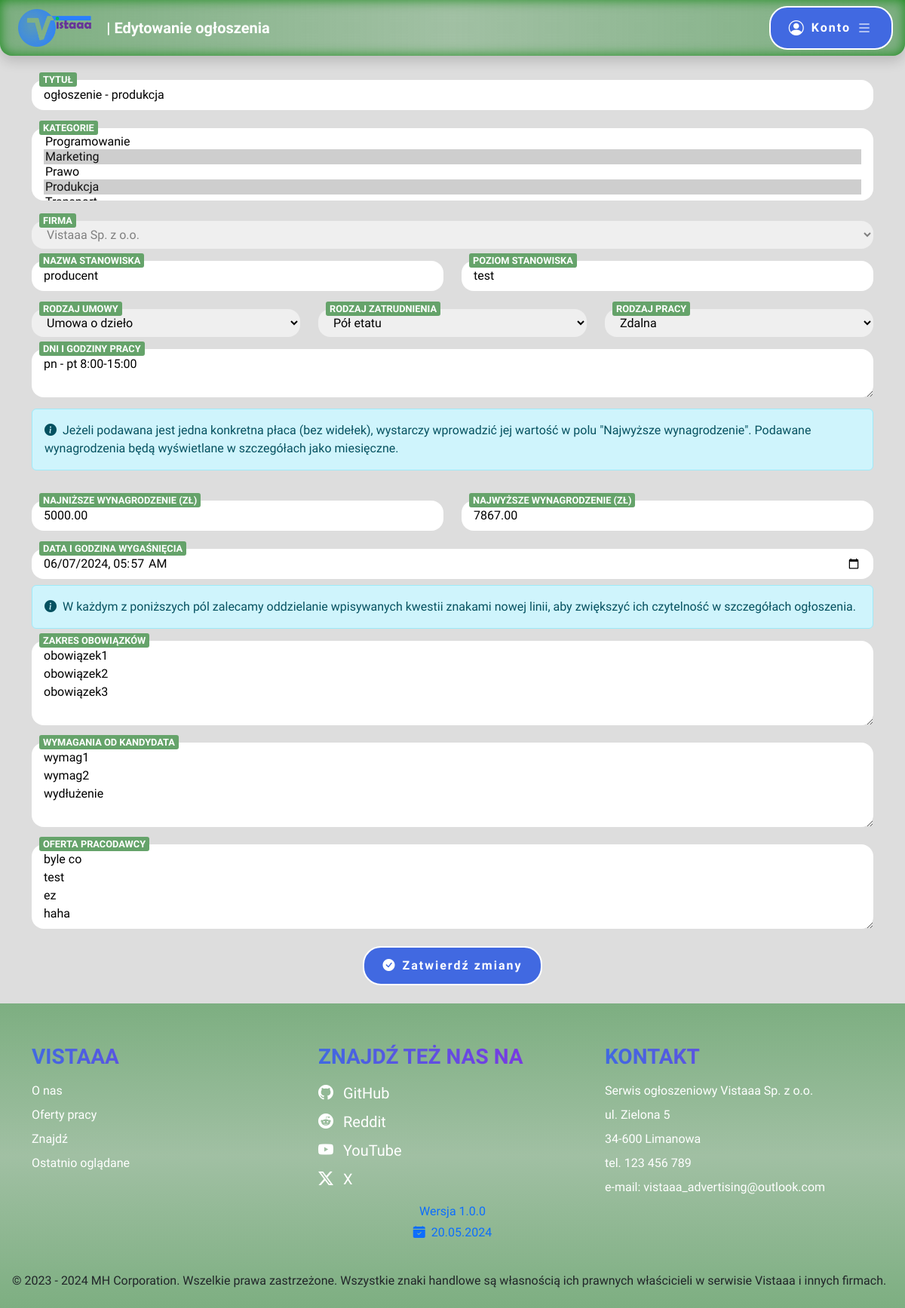
/offerform.php?id=6 (signed in), run on the app's committed database.
### tables this page shows
CREATE TABLE `advertisement` (
  `advertisement_id` int(10) UNSIGNED NOT NULL,
  `title` varchar(100) NOT NULL,
  `company_id` int(10) UNSIGNED NOT NULL,
  `position_name` varchar(50) NOT NULL,
  `position_level` varchar(50) NOT NULL,
  `contract_type` enum('Umowa o pracę','Umowa zlecenie','Umowa o dzieło') NOT NULL,
  `employment_type` enum('Pełny etat','Pół etatu','1/4 etatu','3/4 etatu','Staż','Praktyki','Wolontariat') NOT NULL,
  `work_type` enum('Zdalna','Stacjonarna','Hybrydowa') NOT NULL,
  `salary_lowest` decimal(8,2) DEFAULT NULL,
  `salary_highest` decimal(8,2) NOT NULL,
  `work_days` varchar(50) NOT NULL,
  `date_added` datetime NOT NULL,
  `date_expiration` datetime NOT NULL,
  `responsibilities` text NOT NULL,
  `requirements` text NOT NULL,
  `offer` text NOT NULL
);

### offerform.php (the view, shortened to what this page needs)
<?php
	require "connect.php";
	$connect = new mysqli($host, $db_user, $db_password, $db_name);
	if(isset($_GET["id"]) && array_key_exists("company_id", $_SESSION["logged"]))
	{
		$id = $_GET["id"];
		$result = $connect->execute_query('SELECT * FROM advertisement WHERE advertisement_id = ?', [$id]);
		if($result->num_rows == 1)
		{
			$editRow = $result->fetch_assoc();
		}
	}
	$contract_types = array("Umowa o pracę", "Umowa zlecenie", "Umowa o dzieło");
	$employment_types = array("Pełny etat", "Pół etatu", "1/4 etatu", "3/4 etatu", "Praktyki", "Staż", "Wolontariat");
	$work_types = array("Stacjonarna", "Zdalna", "Hybrydowa");
?>
<!DOCTYPE html>
<html lang="pl">
<head>
    <link href="https://cdn.jsdelivr.net/npm/bootstrap@5.3.3/dist/css/bootstrap.min.css" rel="stylesheet">
    <link rel="stylesheet" href="https://cdn.jsdelivr.net/npm/bootstrap-icons@1.11.3/font/bootstrap-icons.min.css">
    <link rel="stylesheet" href="style.css">
</head>
<body>
<?php
		include "header.php";
	?>
	<main>
		<article class="container-md">
			<?php
				$editError = false;
				$isEditModeEnabled = false;
				$connect = new mysqli($host, $db_user, $db_password, $db_name);
				$connect->set_charset('utf8mb4');
				if(isset($_GET["id"]))
				{
					$id = $_GET["id"];
					$result = $connect->execute_query('SELECT * FROM advertisement WHERE advertisement_id = ?', [$id]);
					if($result->num_rows != 1)
						$editError = true;
					else
					{
						$isEditModeEnabled = true;
						$categories = array();
						$editRow = $result->fetch_assoc();
						$result = $connect->execute_query('SELECT * FROM advertisement_category WHERE advertisement_id = ?', [$id]);
						while($offerCategory = $result->fetch_assoc())
							array_push($categories, $offerCategory["category_id"]);
					}
				}
				if(!$editError)
				{
					echo "<form action='offerform.php' id='offerForm'";
					if($isEditModeEnabled)
						echo "?id=".$_GET["id"];
					echo "' method='POST'>";
					echo "<div class='position-relative formInput mt-3'>";
                    echo "<input type='text' id='title' name='title' minlength='3' maxlength='100' placeholder='Tytuł' required class='rounded-4 border-0 w-100 py-2 px-3'";
					if($isEditModeEnabled)
						echo " value='".htmlspecialchars($editRow["title"])."'";
                    echo "><label for='title' class='position-absolute'>Tytuł</label>";
                    echo "</div>";
					echo "<div class='position-relative formInput mt-4'>";
					echo "<select id='category' multiple required name='category[]' class='rounded-4 border-0 w-100 py-2 px-3'>";
					$result = $connect->execute_query('SELECT category_id, name FROM category');
					while($row = $result->fetch_assoc())
					{
						echo "<option value='".$row["category_id"]."'";
						if($isEditModeEnabled && in_array($row["category_id"], $categories))
							echo " selected";
						echo ">".$row["name"]."</option>";
					}
                    echo "</select><label for='category' class='position-absolute'>Kategorie</label></div>";
					echo "<div class='position-relative formInput mt-4'>";
					echo "<select id='company' name='company' class='rounded-4 border-0 w-100 py-2 px-3'";
					if(array_key_exists("company_id", $_SESSION["logged"]))
						echo " disabled><option selected value='".$_SESSION["logged"]["company_id"]."'>".$_SESSION["logged"]["name"]."</option>";
                    echo "</select><label for='company' class='position-absolute'>Firma</label></div>";
					echo "<section class='row'>";
					echo "<div class='col-12 col-md-6'><div class='position-relative formInput mt-3'>";
					echo "<input type='text' id='name' name='name' minlength='3' maxlength='50' placeholder='Nazwa stanowiska' required class='rounded-4 border-0 w-100 py-2 px-3'";
					if($isEditModeEnabled)
						echo " value='".htmlspecialchars($editRow["position_name"])."'";
                    echo "><label for='name' class='position-absolute'>Nazwa stanowiska</label>";
                    echo "</div>";
					echo "</div>";
					echo "<div class='col-12 col-md-6'><div class='position-relative formInput mt-3'>";
					echo "<input type='text' id='level' name='level' minlength='3' maxlength='50' placeholder='Poziom stanowiska' required class='rounded-4 border-0 w-100 py-2 px-3'";
					if($isEditModeEnabled)
						echo " value='".htmlspecialchars($editRow["position_level"])."'";
                    echo "><label for='level' class='position-absolute'>Poziom stanowiska</label>";
                    echo "</div>";
					echo "</div>";
					echo "</section>";
					echo "<section class='row'>";
					echo "<div class='col-12 col-sm-6 col-md-4'><div class='position-relative formInput mt-4'>";
					echo "<select required id='contract' name='contract' class='rounded-4 border-0 w-100 py-2 px-3'><option value='' disabled selected hidden>Wybierz...</option>";
					for($i = 0; $i < count($contract_types); $i++)
					{
						echo "<option value='".$i."'";
						if($isEditModeEnabled && $editRow["contract_type"] == $contract_types[$i])
							echo " selected";
						echo ">".$contract_types[$i]."</option>";
					}
                    echo "</select><label for='contract' class='position-absolute'>Rodzaj umowy</label>";
                    echo "</div>";
					echo "</div>";
					echo "<div class='col-12 col-sm-6 col-md-4'><div class='position-relative formInput mt-4'>";
					echo "<select required id='employment' name='employment' class='rounded-4 border-0 w-100 py-2 px-3'><option value='' disabled selected hidden>Wybierz...</option>";
					for($i = 0; $i < count($employment_types); $i++)
					{
						echo "<option value='".$i."'";
						if($isEditModeEnabled && $editRow["employment_type"] == $employment_types[$i])
							echo " selected";
						echo ">".$employment_types[$i]."</option>";
					}
                    echo "</select><label for='employment' class='position-absolute'>Rodzaj zatrudnienia</label>";
                    echo "</div>";
					echo "</div>";
					echo "<div class='col-12 col-sm-6 col-md-4'><div class='position-relative formInput mt-4'>";
					echo "<select required id='work' name='work' class='rounded-4 border-0 w-100 py-2 px-3'><option value='' disabled selected hidden>Wybierz...</option>";
					for($i = 0; $i < count($work_types); $i++)
					{
						echo "<option value='".$i."'";
						if($isEditModeEnabled && $editRow["work_type"] == $work_types[$i])
							echo " selected";
						echo ">".$work_types[$i]."</option>";
					}
                    echo "</select><label for='work' class='position-absolute'>Rodzaj pracy</label>";
                    echo "</div>";
					echo "</div>";
					echo "</section>";
					echo "<div class='position-relative formInput mt-3'>";
                    echo "<textarea minlength='4' maxlength='50' rows='2' id='days' name='days' placeholder='Dni i godziny pracy' required class='rounded-4 border-0 w-100 py-2 px-3'>";
					if($isEditModeEnabled)
						echo htmlspecialchars($editRow["work_days"]);
                    echo "</textarea><label for='days' class='position-absolute'>Dni i godziny pracy</label>";
                    echo "</div>";
					echo "<div class='alert alert-info information mt-2'><i class='bi bi-info-circle-fill me-2'></i>Jeżeli podawana jest jedna konkretna płaca (bez widełek), wystarczy wprowadzić jej wartość w polu \"Najwyższe wynagrodzenie\". Podawane wynagrodzenia będą wyświetlane w szczegółach jako miesięczne.</div>";
					echo "<section class='row'>";
					echo "<div class='col-12 col-md-6'><div class='position-relative formInput mt-4'>";
					echo "<input type='number' id='salary_lowest' name='salary_lowest' min='0' max='999999.99' step='0.01' class='rounded-4 border-0 w-100 py-2 px-3'";
					if($isEditModeEnabled)
						echo " value='".$editRow["salary_lowest"]."'";
                    echo "><label for='salary_lowest' class='position-absolute'>Najniższe wynagrodzenie (zł)</label>";
                    echo "</div>";
					echo "</div>";
					echo "<div class='col-12 col-md-6'><div class='position-relative formInput mt-4'>";
					echo "<input type='number' id='salary_highest' name='salary_highest' min='0' max='999999.99' step='0.01' required class='rounded-4 border-0 w-100 py-2 px-3'";
					if($isEditModeEnabled)
						echo " value='".$editRow["salary_highest"]."'";
                    echo "><label for='salary_highest' class='position-absolute'>Najwyższe wynagrodzenie (zł)</label>";
                    echo "</div></div>";
					echo "</section>";
					echo "<div class='position-relative formInput mt-4'>";
                    echo "<input type='datetime-local' id='date' name='date' min='".date("Y-m-d\TH:i")."' required class='rounded-4 border-0 w-100 py-2 px-3'";
					if($isEditModeEnabled)
						echo " value='".$editRow["date_expiration"]."'";
                    echo "><label for='date' class='position-absolute'>Data i godzina wygaśnięcia</label>";
                    echo "</div>";
					echo "<div class='alert alert-info information mt-2'><i class='bi bi-info-circle-fill me-2'></i>W każdym z poniższych pól zalecamy oddzielanie wpisywanych kwestii znakami nowej linii, aby zwiększyć ich czytelność w szczegółach ogłoszenia.</div>";
					echo "<div class='position-relative formInput mt-3'>";
                    echo "<textarea minlength='20' maxlength='1000' rows='4' id='responsibilities' name='responsibilities' placeholder='Zakres obowiązków' required class='rounded-4 border-0 w-100 py-2 px-3'>";
					if($isEditModeEnabled)
						echo htmlspecialchars($editRow["responsibilities"]);
                    echo "</textarea><label for='responsibilities' class='position-absolute'>Zakres obowiązków</label>";
                    echo "</div>";
					echo "<div class='position-relative formInput mt-3'>";
                    echo "<textarea minlength='20' maxlength='1000' rows='4' id='requirements' name='requirements' placeholder='Wymagania od kandydata' required class='rounded-4 border-0 w-100 py-2 px-3'>";
					if($isEditModeEnabled)
						echo htmlspecialchars($editRow["requirements"]);
                    echo "</textarea><label for='requirements' class='position-absolute'>Wymagania od kandydata</label>";
                    echo "</div>";
					echo "<div class='position-relative formInput mt-3'>";
                    echo "<textarea minlength='20' maxlength='1000' rows='4' id='offer' name='offer' placeholder='Oferta pracodawcy' required class='rounded-4 border-0 w-100 py-2 px-3'>";
					if($isEditModeEnabled)
						echo htmlspecialchars($editRow["offer"]);
                    echo "</textarea><label for='offer' class='position-absolute'>Oferta pracodawcy</label>";
                    echo "</div>";
					echo "<button type='submit' class='commonButton d-block mx-auto mt-3'>";
						if($isEditModeEnabled)
							echo "<i class='bi bi-check-circle-fill me-2'></i>Zatwierdź zmiany";
						else
							echo "<i class='bi bi-plus-circle-fill me-2'></i>Dodaj ogłoszenie";
					echo "</button></form>";
				}
				else
					echo "<div class='alert alert-danger information'><strong>Wystąpił błąd: Nie znaleziono oferty o takim identyfikatorze.</strong></div>";
			?>
		</article>
	</main>
	<?php
		include "footer.php";
	?>
</body>
</html>

### style.css (style rules this page uses)
html, body { scrollbar-width: thin; scrollbar-color: var(--bs-primary) lightgray; font-family: Itim, cursive; }
.formInput > label { font-size: 0.8rem; top: -10px; left: 10px; padding-left: 5px; padding-right: 5px; z-index: 10; border-radius: 3px; background-color: white; transition: all 150ms ease-in-out; color: white; text-transform: uppercase; font-weight: bold; background-color: rgb(101 163 106); font-family: 'Signika Negative', sans-serif; }
.formInput > :is(input, textarea):placeholder-shown:not(:focus) ~ label { font-size: 1.2rem; top: 50%; transform: translateY(-50%); left: .35rem; pointer-events: none; text-transform: none; font-weight: normal; background-color: white; color: gray; }
body { padding-right: 0 !important; }
body { min-height: 100vh; background-color: #DDD; display: flex; flex-direction: column; }
main { flex: 1; margin-top: 1rem; }
.commonButton, .successButton, .dangerButton { border: 2px solid; font-weight: bold; border-radius: 1.5rem; letter-spacing: 2px; margin: 0 .25rem; padding: .75rem 1.5rem; font-family: 'Signika Negative', sans-serif; transition: .3s ease-in-out; color: white; }
.commonButton { background-color: #4169E1; }

### data on the page
advertisement: title "ogłoszenie - produkcja", name "producent", level "test", contract "Umowa o dzieło", employment "Pół etatu", work "Zdalna", days "pn - pt 8:00-15:00", salary_lowest "5000.00", salary_highest "7867.00", date "06/07/2024 05:57", responsibilities "obowiązek1 obowiązek2 obowiązek3", requirements "wymag1 wymag2 wydłużenie", offer "byle co test ez haha"

### other printed values
$pageName "Edytowanie ogłoszenia"
$version['major'] "1"
$version['minor'] "0"
$version['patch'] "0"
$version["releaseDate"]->format("d.m.Y") "20.05.2024"
$version["releaseDate"]->format("Y") "2024"
form field value "Programowanie / Marketing ☑ / Prawo / Produkcja ☑"
form field company "Vistaaa Sp. z o.o."
